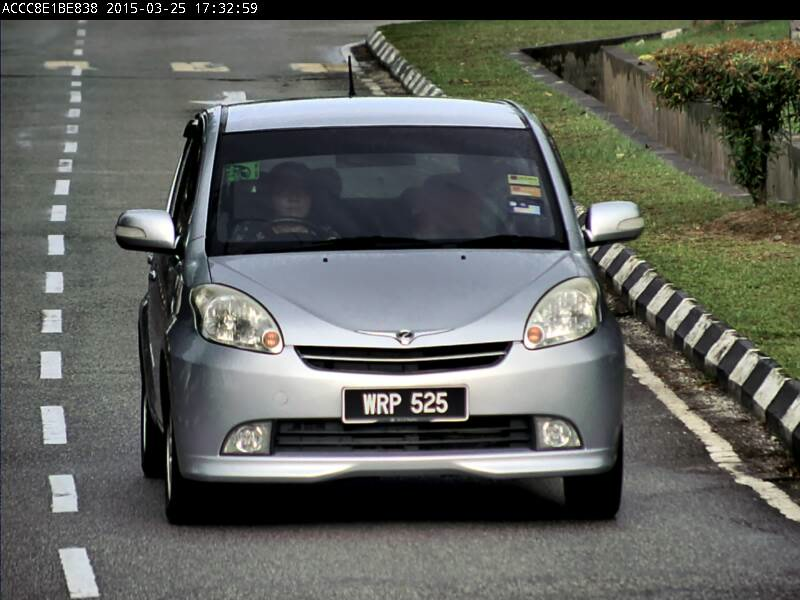
//> input picture C++/Computer Vision/Math functions/Math functions/1.jpg, 800 x 600 px
$ ./Source   (built with g++ and OpenCV 4)
//> lines starting //> are read from the running program, lines starting //| are printed output that depends on the picture; after the words box and inside, x2 and y2 are one past the last pixel; in counts of white or black regions, pixels touching at a corner belong together
#include <iostream>

#include "highgui/highgui.hpp"
#include "core/core.hpp"
#include "opencv.hpp"

// cv::
using namespace cv;

Mat RBGtoGrey(Mat RBG);
Mat Inversion(Mat grey);
Mat Step(Mat grey, int TH1, int TH2);
Mat Darken(Mat grey, int TH);
Mat Darken_RGB(Mat RGB, int TH);

int main() {
	// Using the Mat datatype defined in cv
	Mat LPRImage;
	// Load an image
	LPRImage = imread("1.jpg");
//> LPRImage is the input picture: 600 rows x 800 cols, CV_8UC3; mean B, G, R 92.2, 97.2, 95
	// Display the image
	imshow("Car Image", LPRImage);

	// Change it to grey scale
	Mat greyImage = RBGtoGrey(LPRImage);
//> after the loop in RBGtoGrey, `for (int i = 0; i < RGB.rows; i++)`:
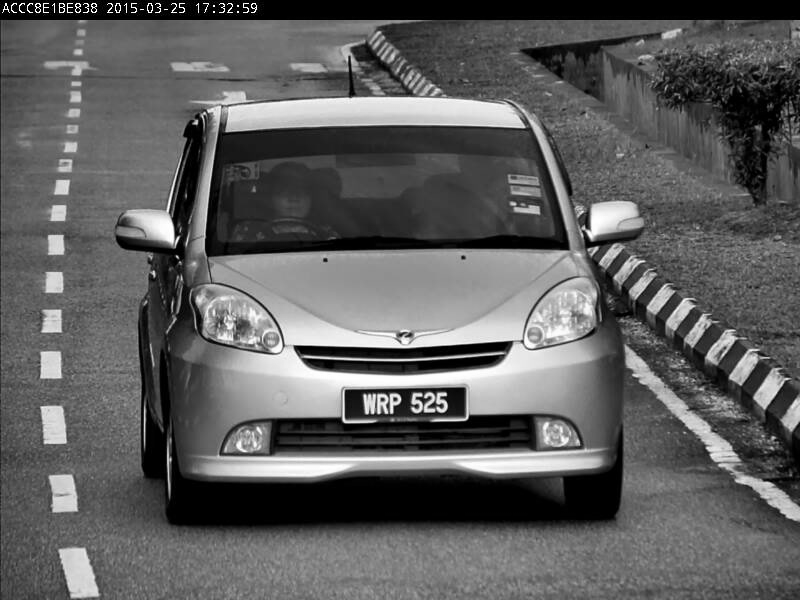
//> grey: 600 rows x 800 cols, CV_8UC1; min 0, max 255, mean 94.5
	// Display the grey scaled image as well
	//imshow("Grey scaled Car Image", greyImage);

	// Invert image
	Mat inverted = Inversion(greyImage);
	// Display
	//imshow("Inverted Grey scaled Car Image", inverted);

	// Step function
	Mat stepped = Step(greyImage, 100, 180);
	// Display
	//imshow("Grey scaled Car Image (Step applied)", stepped);

	Mat dark = Darken(greyImage, 80);
	// Display
	//imshow("Darkened Grey scaled Car Image", dark);

	Mat dark_RBG = Darken_RGB(LPRImage, 80);
	imshow("Darkened Car Image", dark_RBG);

	// Without this function the image will close immediately
	waitKey();
}

Mat Inversion(Mat grey) {
	Mat inverted = Mat::zeros(grey.size(), CV_8UC1);

	// For each row of the image
	for (int i = 0; i < grey.rows; i++)
		// For every value of the coloumn
		for (int j = 0; j < grey.cols; j++)
			// inverted_value = 255 - inputted_value
			inverted.at<uchar>(i, j) = 255 - grey.at<uchar>(i, j);
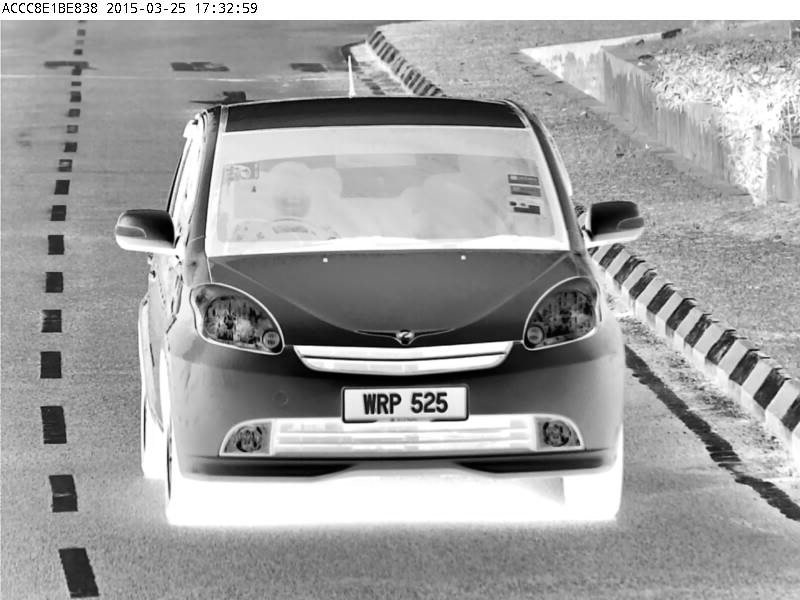
//> inverted: 600 rows x 800 cols, CV_8UC1; min 0, max 255, mean 160.5

	return inverted;
}

Mat Step(Mat grey, int TH1, int TH2) {
//> called with TH1 = 100, TH2 = 180
	Mat stepped = Mat::zeros(grey.size(), CV_8UC1);

	// For each row of the image
	for (int i = 0; i < grey.rows; i++)
		// For every value of the coloumn
		for (int j = 0; j < grey.cols; j++) {
			int value = grey.at<uchar>(i, j);
			// inverted_value = 255 - inputted_value
			if (TH1 <= value && value <= TH2)
				stepped.at<uchar>(i, j) = 255;
		}
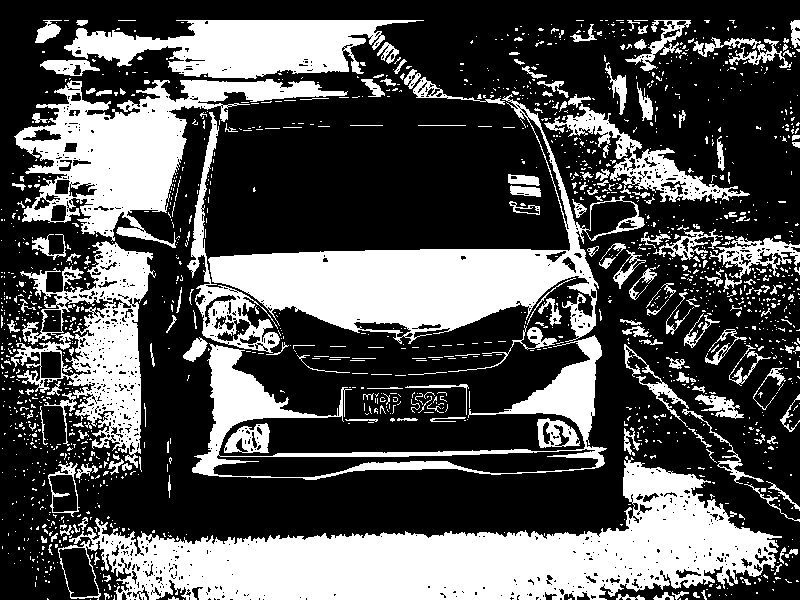
//> stepped: 600 rows x 800 cols, CV_8UC1; 33.1% white; 1569 white regions (1363 under 20 px), largest, box (x1, y1, x2, y2) and area: (58, 456, 782, 600) 43885, (208, 94, 645, 344) 25039, (14, 79, 348, 248) 18273

	return stepped;
}

Mat Darken(Mat grey, int TH) {
//> called with TH = 80
	Mat darkened = Mat::zeros(grey.size(), CV_8UC1);

	// For each row of the image
	for (int i = 0; i < grey.rows; i++)
		// For every value of the coloumn
		for (int j = 0; j < grey.cols; j++)
			darkened.at<uchar>(i, j) = grey.at<uchar>(i, j) > TH? TH : grey.at<uchar>(i, j);
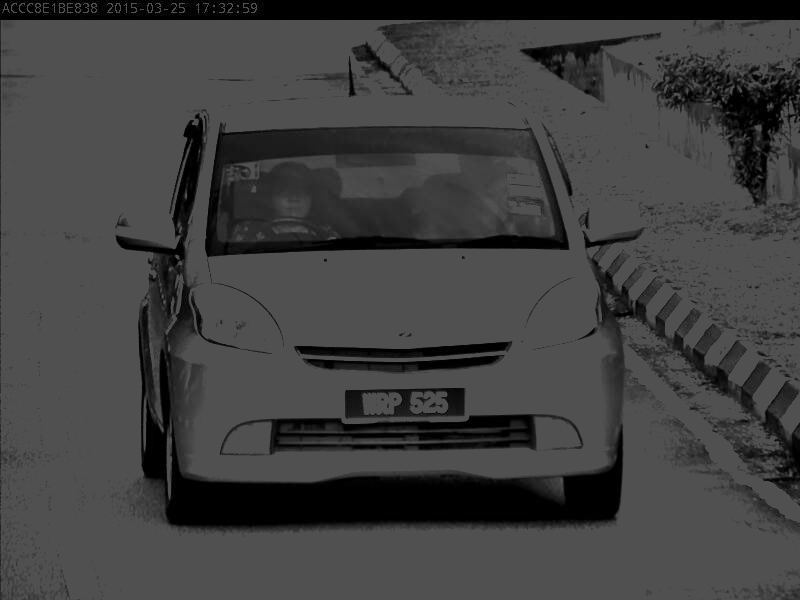
//> darkened: 600 rows x 800 cols, CV_8UC1; min 0, max 80, mean 63.9

	return darkened;
}

Mat Darken_RGB(Mat RGB, int TH) {
//> called with TH = 80
	Mat darkened = Mat::zeros(RGB.size(), CV_8UC3);

	// For each row of the image
	for (int i = 0; i < RGB.rows; i++)
		// For every value of the coloumn
		for (int j = 0; j < RGB.cols * 3; j++)
			darkened.at<uchar>(i, j) = RGB.at<uchar>(i, j) > TH ? TH : RGB.at<uchar>(i, j);
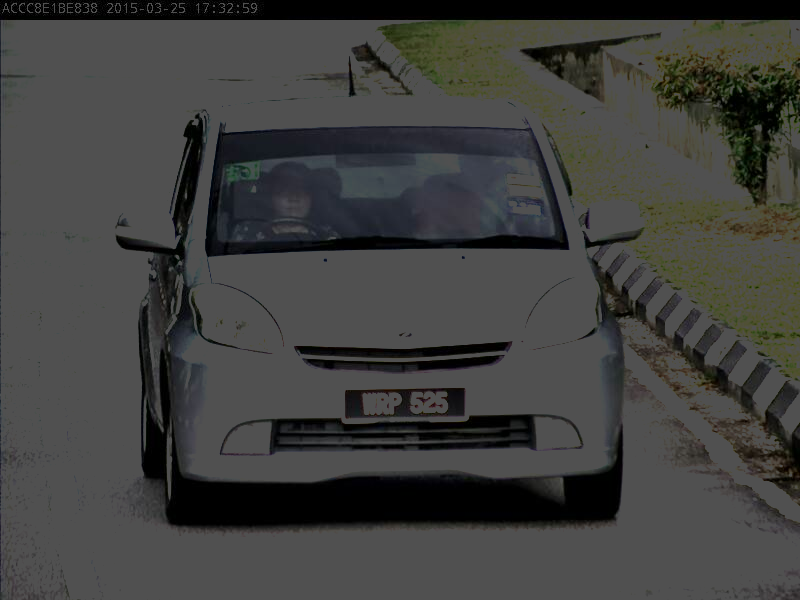
//> darkened: 600 rows x 800 cols, CV_8UC3; mean B, G, R 62.4, 64.3, 64

	return darkened;
}

Mat RBGtoGrey(Mat RGB) {
	// Create a black grey scaled image
	Mat grey = Mat::zeros(RGB.size(), CV_8UC1);

	// For each row of the image
	for (int i = 0; i < RGB.rows; i++)
		// For every three values of the coloumn
		for (int j = 0; j < RGB.cols * 3; j += 3) {
			// Average the three RGB channels
			int grey_value = (RGB.at<uchar>(i, j) + RGB.at<uchar>(i, j + 1) + RGB.at<uchar>(i, j + 2)) / 3;
			// Assign them to the respective pixel
			grey.at<uchar>(i, j / 3) = grey_value;
		}

	return grey;
}
